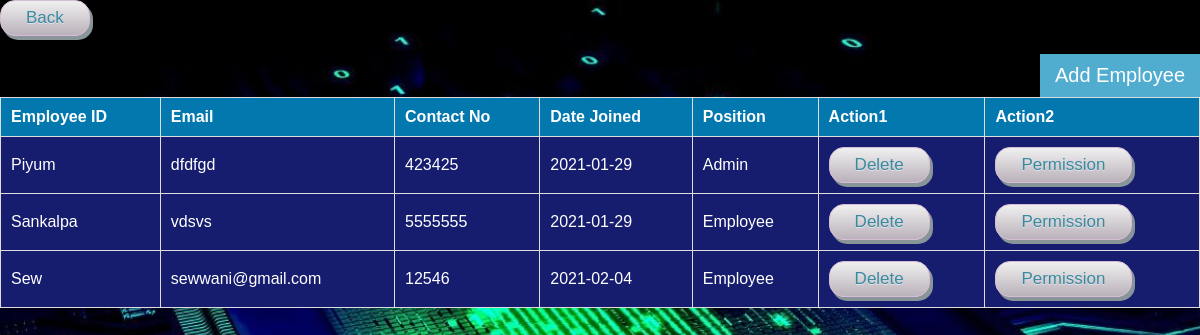
The page /admin/employeedetails.php (signed in) on the database its author committed.
### tables this page shows
CREATE TABLE IF NOT EXISTS `employee` (
  `employee_id` varchar(20) NOT NULL,
  `first_name` varchar(60) NOT NULL,
  `last_name` varchar(60) NOT NULL,
  `email` varchar(60) NOT NULL,
  `contact_no` int(20) NOT NULL,
  `address` varchar(70) NOT NULL,
  `password` varchar(20) NOT NULL,
  `date_joined` date NOT NULL,
  `position` varchar(20) NOT NULL,
  PRIMARY KEY (`employee_id`)
);

### admin/employeedetails.php (the view, shortened to what this page needs)
<?php
    include_once 'connect.php';
?>
<html>
    <head>
        <link rel="stylesheet" type="text/css" href="../dashboard/dashboard.css">
    </head>
    <body class="body1">
    <a href="dashboard3.php"><button class="detail" >Back</button></a><br ><br >
        <button class="createbtn" onclick="openForm()">Add Employee</button>
         <div class="details1">
            <table class="details">
                <tr>
                    <th>Employee ID</th>
                    <th>Email</th>
                    <th>Contact No</th>
                    <th>Date Joined</th>
                    <th>Position</th>
                    <th>Action1</th>
                    <th>Action2</th>
                </tr>
                <?php
                        $result = mysqli_query($conn,"SELECT employee_id,email,contact_no,date_joined,position FROM employee");
                        while($row = mysqli_fetch_array($result)) {
                    ?>
                        <tr class="details2">
                        <td><?php echo $row["employee_id"]; ?></td>
                        <td><?php echo $row["email"]; ?></td>
                        <td><?php echo $row["contact_no"]; ?></td>
                        <td><?php echo $row["date_joined"]; ?></td>
                        <td><?php echo $row["position"]; ?></td>
                        <td><a href="delete-process1.php?employee_id=<?php echo $row["employee_id"]; ?>"><button class="detail">Delete</button></a></td>
                        <td><script src="updateform.js"></script><button class="detail" onclick="updateform()">Permission</button></td>
                        </tr>
                    <?php
                    }
                    ?>
            </table>
    </body>
    </html>

### dashboard/dashboard.css (style rules this page uses)
body { margin:0; padding:0; background-size:cover; background-position:center; font-family:sans-serif; }
.createbtn { font-size: 20px; cursor: pointer; background-color: #51adcf; color: white; padding: 10px 15px; border: none; float:right; }
a { color: dodgerblue; }
.details { font-family: Arial, Helvetica, sans-serif; border-collapse: collapse; width: 100%; }
.details th { padding-top: 12px; padding-bottom: 12px; text-align: left; background-color: #0278ae; color: white; }
.details tr { padding-top: 12px; padding-bottom: 12px; text-align: left; background-color: #161d6f; color: white; }
.details th,.details td { border:1px solid #ddd; padding: 10px; text-align: justify; }
.details1 { width: 100%; }
.detail { box-shadow: 3px 4px 0px 0px #899599; background:linear-gradient(to bottom, #ededed 5%, #bab1ba 100%); background-color:#ededed; border-radius:15px; border:1px solid #d6bcd6; display:inline-block; cursor:pointer; color:#3a8a9e; font-family:Arial; font-size:17px; padding:7px 25px; text-decoration:none; text-shadow:0px 1px 0px #e1e2ed; }

### admin/employeedetails.php (style rules this page uses)
body { background-image: url('../home/images/bg3.jpg'); }

### rows shown on the page
employee: employee_id "Piyum", email "dfdfgd", contact_no "423425", date_joined "2021-01-29", position "Admin"
employee: employee_id "Sankalpa", email "vdsvs", contact_no "5555555", date_joined "2021-01-29", position "Employee"
employee: employee_id "Sew", email "sewwani@gmail.com", contact_no "12546", date_joined "2021-02-04", position "Employee"
